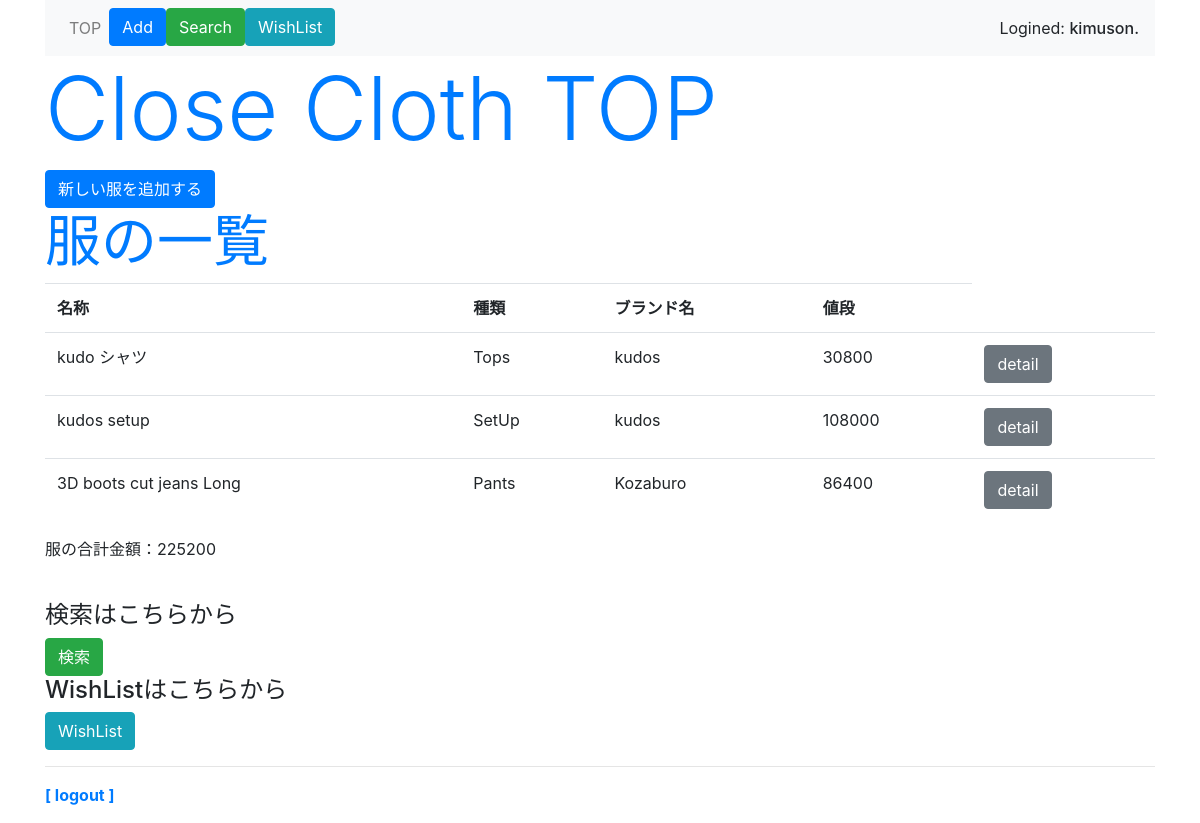
Page /clothes/top (signed in) on the earlier database version.
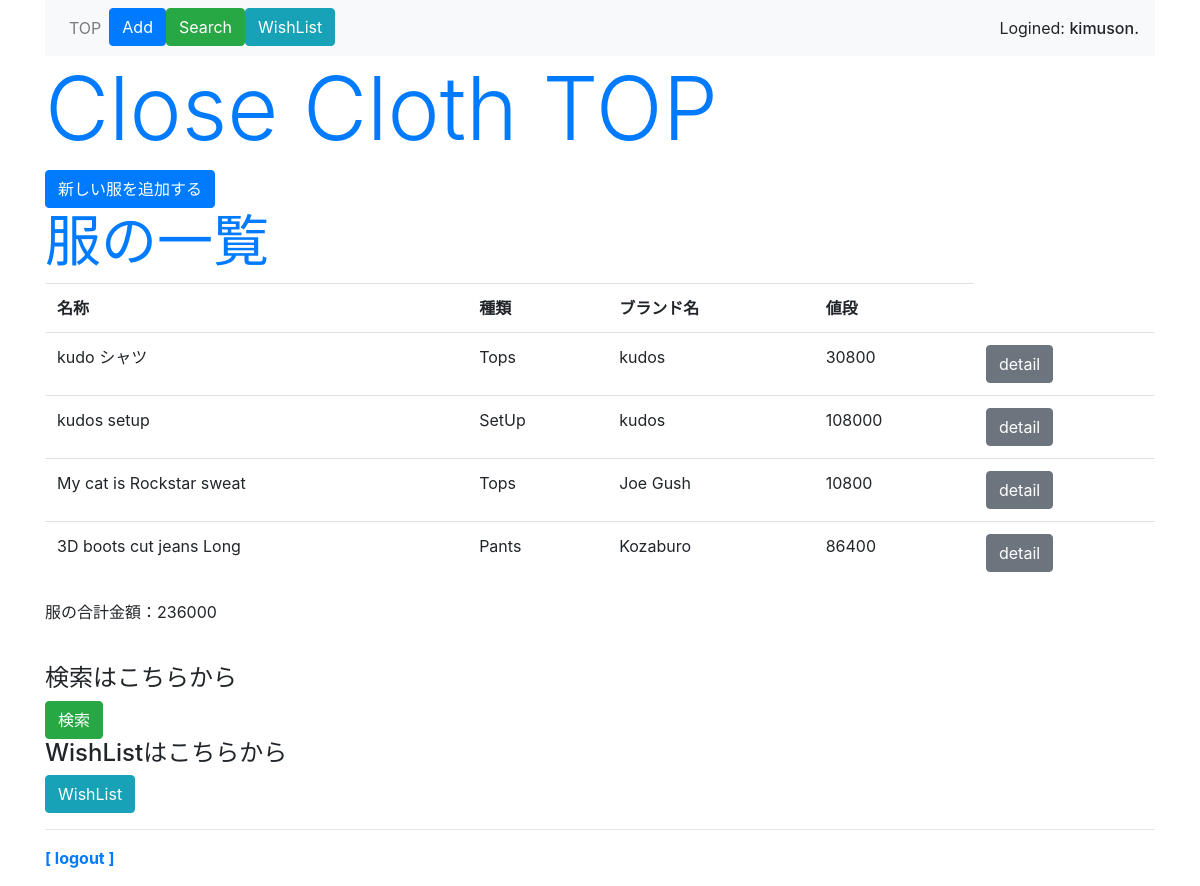
Same page on the later database version.
### clothes/models.py (models this page shows, shortened)
class Post(models.Model):
    owner = models.ForeignKey(User, on_delete=models.CASCADE, related_name='post_owner')
    cloth_name = models.CharField(max_length=40)
    item_info = models.IntegerField(choices=ITEM_CHOICES)
    brand_name = models.CharField(max_length=40)
    season = models.CharField(max_length=7)
    cloth_size = models.CharField(max_length=8)
    material = models.CharField(max_length=40)
    price = models.PositiveIntegerField()
    buying_place = models.CharField(max_length=20)
    buying_date = models.DateField(
        verbose_name='購入日時',
        blank=True,
        null=True,
    )
    post_images = models.ImageField(upload_to='media')

### clothes/views.py (the view)
# urls.py: path('top', views.top, name='top'),
@login_required(login_url='/signin/')
def top(request):
    data = Post.objects.order_by('buying_date')
    user = request.user
    price = Post.objects.filter(owner=user).values_list('price', flat=True)
    sum_price = sum(price)
    params = {
        'title': 'all cloth',
        'data': data,
        'sum_price': sum_price,
        'login_user': user,
    }
    return render(request, 'clothes/top.html', params)

### clothes/templates/clothes/top.html (shortened to what this page needs)
{% extends 'clothes/layout.html' %}
{% block header %}
<h1 class="display-2 text-primary align-baseline">Close Cloth TOP</h1>
{% endblock %}
{% block content %}
<a class="btn btn-primary" href="{% url 'post' %}">新しい服を追加する</a>
<h1 class="display-4 text-primary">服の一覧</h1>
<table class="table">
    <tr>
        <th>名称</th>
        <th>種類</th>
        <th>ブランド名</th>
        <th>値段</th>
    </tr>
    {% for item in data %}
    <tr>
        {% if login_user == item.owner %}
        <td>{{item.cloth_name}}</td>
        <td>{{item.get_item_info_display}}</td>
        <td>{{item.brand_name}}</td>
        <td>{{item.price}}</td>
        <td><a class="btn btn-secondary" href="{% url 'detail' item.id %}">detail</a></td>
        {% endif %}
    </tr>
    {% endfor %}
</table>
<p>服の合計金額：{{sum_price}}</p>
<br>
<h1 class="h4">検索はこちらから</h1>
<a class="btn btn-success" href="{% url 'search' %}">検索</a>
<br>
<h1 class="h4">WishListはこちらから</h1>
<a class="btn btn-info" href="{% url 'wishlist' %}">WishList</a>
{% endblock %}

Differences in the rows shown:
added Post: cloth_name "My cat is Rockstar sweat", item_info "Tops", brand_name "Joe Gush", price "10800"
Other differences:
{{ sum_price }}: "225200" → "236000"
